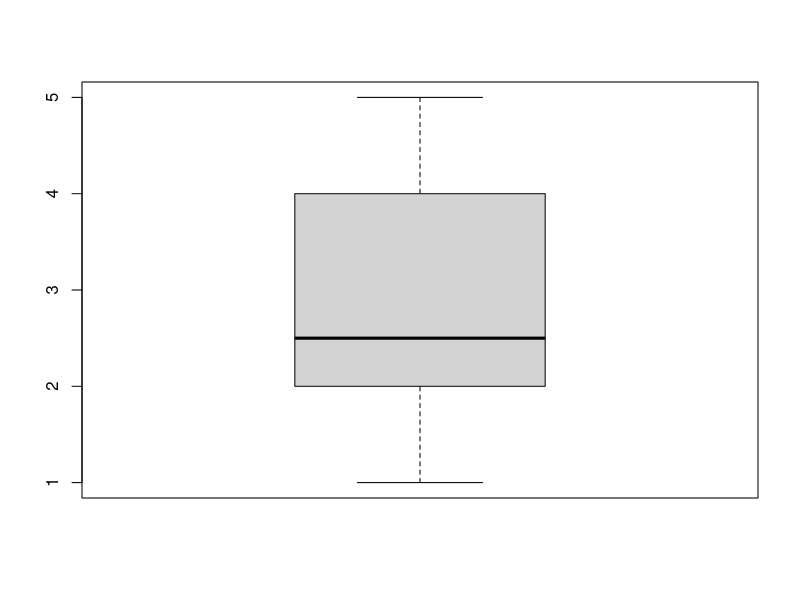

Write R code to recreate this figure.
results <- c(1,3,2,4,3,2,1,5,3,2,2) #리스트 만들기
fResults <- factor(results, levels = 1:4) #리스트 범주 설정
attributes(fResults)

#순서형 변수

satisfaction <- c("매우 불만", "매우 만족", "불만", "만족", "보통", "불만", "매우 불만", "보통", "매우 만족", "불만")
fSatisfaction <- factor(satisfaction, levels=c("매우 불만", "불만", "보통", "만족", "매우 만족"))
osatisfaction <- factor(satisfaction, ordered=TRUE, levels=c("매우 불만", "불만", "보통", "만족", "매우 만족")) #level 순서 부여
#reosatisfaction <- relevel(osatisfaction, ref="보통") : unordered에서만 가능
print(osatisfaction)
print(sum(osatisfaction >= "보통"))
print(table(osatisfaction)) # 표형식 출력
boxplot(osatisfaction)